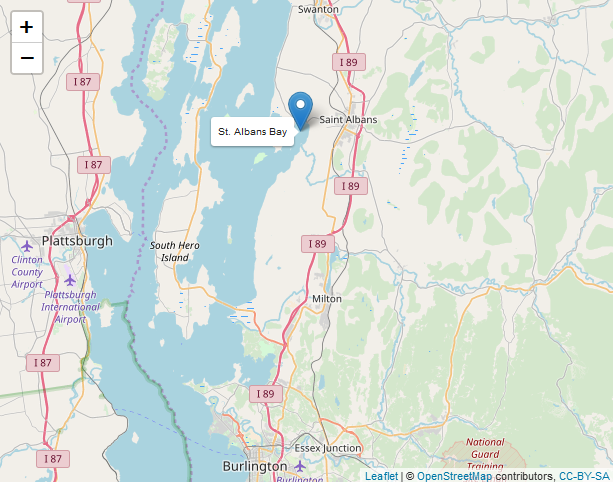

Source code (R):
install.packages("leaflet")
library(leaflet)
leaflet() %>%
  addTiles() %>%
  addMarkers(lat=44.79815, lng=-73.1504,label="St. Albans Bay", labelOptions = labelOptions(noHide = T))
my_map
